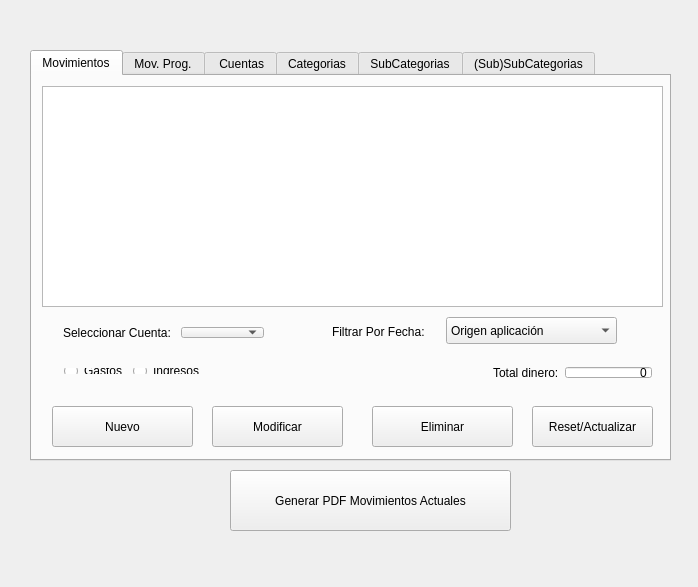
<?xml version="1.0" encoding="UTF-8"?>
<ui version="4.0">
 <class>MainWindow</class>
 <widget class="QMainWindow" name="MainWindow">
  <property name="geometry">
   <rect>
    <x>0</x>
    <y>0</y>
    <width>698</width>
    <height>587</height>
   </rect>
  </property>
  <property name="windowTitle">
   <string>qtcash</string>
  </property>
  <property name="inputMethodHints">
   <set>Qt::ImhNone</set>
  </property>
  <widget class="QWidget" name="centralWidget">
   <widget class="QTabWidget" name="tabWidget">
    <property name="geometry">
     <rect>
      <x>30</x>
      <y>50</y>
      <width>641</width>
      <height>411</height>
     </rect>
    </property>
    <property name="currentIndex">
     <number>0</number>
    </property>
    <widget class="QWidget" name="tabMov">
     <attribute name="title">
      <string>Movimientos</string>
     </attribute>
     <widget class="QTableView" name="tablaMov">
      <property name="geometry">
       <rect>
        <x>10</x>
        <y>10</y>
        <width>621</width>
        <height>221</height>
       </rect>
      </property>
      <property name="editTriggers">
       <set>QAbstractItemView::NoEditTriggers</set>
      </property>
     </widget>
     <widget class="QWidget" name="layoutWidget">
      <property name="geometry">
       <rect>
        <x>20</x>
        <y>240</y>
        <width>223</width>
        <height>33</height>
       </rect>
      </property>
      <layout class="QHBoxLayout" name="horizontalLayout_2">
       <item>
        <widget class="QLabel" name="label_2">
         <property name="text">
          <string>Seleccionar Cuenta: </string>
         </property>
        </widget>
       </item>
       <item>
        <widget class="QComboBox" name="comboBoxCuentas"/>
       </item>
      </layout>
     </widget>
     <widget class="QPushButton" name="resetMov">
      <property name="geometry">
       <rect>
        <x>500</x>
        <y>330</y>
        <width>121</width>
        <height>41</height>
       </rect>
      </property>
      <property name="text">
       <string>Reset/Actualizar</string>
      </property>
     </widget>
     <widget class="QPushButton" name="nuevoMov">
      <property name="geometry">
       <rect>
        <x>20</x>
        <y>330</y>
        <width>141</width>
        <height>41</height>
       </rect>
      </property>
      <property name="text">
       <string>Nuevo</string>
      </property>
     </widget>
     <widget class="QPushButton" name="borrarMov">
      <property name="geometry">
       <rect>
        <x>340</x>
        <y>330</y>
        <width>141</width>
        <height>41</height>
       </rect>
      </property>
      <property name="text">
       <string>Eliminar</string>
      </property>
     </widget>
     <widget class="QWidget" name="layoutWidget1">
      <property name="geometry">
       <rect>
        <x>450</x>
        <y>280</y>
        <width>181</width>
        <height>33</height>
       </rect>
      </property>
      <layout class="QHBoxLayout" name="horizontalLayout">
       <item>
        <widget class="QLabel" name="label">
         <property name="text">
          <string>Total dinero:</string>
         </property>
        </widget>
       </item>
       <item>
        <widget class="QLineEdit" name="totalPasta">
         <property name="layoutDirection">
          <enum>Qt::LeftToRight</enum>
         </property>
         <property name="autoFillBackground">
          <bool>false</bool>
         </property>
         <property name="text">
          <string>0</string>
         </property>
         <property name="alignment">
          <set>Qt::AlignRight|Qt::AlignTrailing|Qt::AlignVCenter</set>
         </property>
         <property name="readOnly">
          <bool>true</bool>
         </property>
        </widget>
       </item>
      </layout>
     </widget>
     <widget class="QPushButton" name="modificarMov">
      <property name="geometry">
       <rect>
        <x>180</x>
        <y>330</y>
        <width>131</width>
        <height>41</height>
       </rect>
      </property>
      <property name="text">
       <string>Modificar</string>
      </property>
     </widget>
     <widget class="QLabel" name="label_3">
      <property name="geometry">
       <rect>
        <x>300</x>
        <y>240</y>
        <width>108</width>
        <height>31</height>
       </rect>
      </property>
      <property name="text">
       <string>Filtrar Por Fecha:</string>
      </property>
     </widget>
     <widget class="QComboBox" name="boxFiltroData">
      <property name="geometry">
       <rect>
        <x>414</x>
        <y>241</y>
        <width>171</width>
        <height>27</height>
       </rect>
      </property>
      <item>
       <property name="text">
        <string>Origen aplicación</string>
       </property>
      </item>
      <item>
       <property name="text">
        <string>Último año</string>
       </property>
      </item>
      <item>
       <property name="text">
        <string>Últimos tres meses</string>
       </property>
      </item>
      <item>
       <property name="text">
        <string>Último mes</string>
       </property>
      </item>
     </widget>
     <widget class="QWidget" name="layoutWidget2">
      <property name="geometry">
       <rect>
        <x>21</x>
        <y>281</y>
        <width>172</width>
        <height>28</height>
       </rect>
      </property>
      <layout class="QFormLayout" name="formLayout">
       <item row="0" column="0">
        <widget class="QRadioButton" name="radioGastos">
         <property name="text">
          <string>Gastos</string>
         </property>
         <property name="checked">
          <bool>false</bool>
         </property>
         <property name="autoExclusive">
          <bool>true</bool>
         </property>
        </widget>
       </item>
       <item row="0" column="1">
        <widget class="QRadioButton" name="radioIngresos">
         <property name="text">
          <string>Ingresos</string>
         </property>
         <property name="checkable">
          <bool>true</bool>
         </property>
         <property name="checked">
          <bool>false</bool>
         </property>
        </widget>
       </item>
      </layout>
     </widget>
    </widget>
    <widget class="QWidget" name="tab_3">
     <attribute name="title">
      <string>Mov. Prog.</string>
     </attribute>
     <widget class="QTableView" name="tablaMovProg">
      <property name="geometry">
       <rect>
        <x>10</x>
        <y>10</y>
        <width>621</width>
        <height>251</height>
       </rect>
      </property>
      <property name="editTriggers">
       <set>QAbstractItemView::NoEditTriggers</set>
      </property>
     </widget>
     <widget class="QPushButton" name="modificarMov_3">
      <property name="geometry">
       <rect>
        <x>250</x>
        <y>290</y>
        <width>131</width>
        <height>41</height>
       </rect>
      </property>
      <property name="text">
       <string>Modificar</string>
      </property>
     </widget>
     <widget class="QPushButton" name="borrarMov_3">
      <property name="geometry">
       <rect>
        <x>450</x>
        <y>290</y>
        <width>141</width>
        <height>41</height>
       </rect>
      </property>
      <property name="text">
       <string>Eliminar</string>
      </property>
     </widget>
     <widget class="QPushButton" name="nuevoMov_3">
      <property name="geometry">
       <rect>
        <x>40</x>
        <y>290</y>
        <width>141</width>
        <height>41</height>
       </rect>
      </property>
      <property name="text">
       <string>Nuevo</string>
      </property>
     </widget>
    </widget>
    <widget class="QWidget" name="tabCateg">
     <attribute name="title">
      <string> Cuentas</string>
     </attribute>
     <widget class="QTableView" name="tablaCuentas">
      <property name="geometry">
       <rect>
        <x>10</x>
        <y>10</y>
        <width>291</width>
        <height>351</height>
       </rect>
      </property>
     </widget>
     <widget class="QPushButton" name="nuevaCuenta">
      <property name="geometry">
       <rect>
        <x>400</x>
        <y>150</y>
        <width>161</width>
        <height>41</height>
       </rect>
      </property>
      <property name="text">
       <string>Nueva</string>
      </property>
     </widget>
     <widget class="QPushButton" name="borrarCuenta">
      <property name="geometry">
       <rect>
        <x>400</x>
        <y>90</y>
        <width>161</width>
        <height>41</height>
       </rect>
      </property>
      <property name="text">
       <string>Eliminar Seleccionada</string>
      </property>
     </widget>
     <widget class="QPlainTextEdit" name="plainTextEdit">
      <property name="geometry">
       <rect>
        <x>330</x>
        <y>20</y>
        <width>291</width>
        <height>61</height>
       </rect>
      </property>
      <property name="plainText">
       <string>Para modificar la cuenta hacer doble click en la tabla izquerda.</string>
      </property>
      <property name="textInteractionFlags">
       <set>Qt::TextSelectableByKeyboard|Qt::TextSelectableByMouse</set>
      </property>
     </widget>
     <widget class="QGroupBox" name="groupBox">
      <property name="geometry">
       <rect>
        <x>360</x>
        <y>210</y>
        <width>251</width>
        <height>141</height>
       </rect>
      </property>
      <property name="title">
       <string>Seleccionar Cuenta</string>
      </property>
      <widget class="QPushButton" name="dineroGlobal">
       <property name="geometry">
        <rect>
         <x>20</x>
         <y>60</y>
         <width>71</width>
         <height>27</height>
        </rect>
       </property>
       <property name="text">
        <string>TODAS</string>
       </property>
      </widget>
      <widget class="QComboBox" name="tabCuentasBox">
       <property name="geometry">
        <rect>
         <x>100</x>
         <y>60</y>
         <width>121</width>
         <height>27</height>
        </rect>
       </property>
      </widget>
      <widget class="QWidget" name="layoutWidget3">
       <property name="geometry">
        <rect>
         <x>20</x>
         <y>110</y>
         <width>201</width>
         <height>33</height>
        </rect>
       </property>
       <layout class="QHBoxLayout" name="horizontalLayout_3">
        <item>
         <widget class="QLabel" name="label_4">
          <property name="text">
           <string>Total dinero:</string>
          </property>
         </widget>
        </item>
        <item>
         <widget class="QLineEdit" name="tabCuentasTotal">
          <property name="layoutDirection">
           <enum>Qt::LeftToRight</enum>
          </property>
          <property name="alignment">
           <set>Qt::AlignRight|Qt::AlignTrailing|Qt::AlignVCenter</set>
          </property>
          <property name="readOnly">
           <bool>true</bool>
          </property>
         </widget>
        </item>
       </layout>
      </widget>
      <widget class="QPushButton" name="pushButton">
       <property name="geometry">
        <rect>
         <x>140</x>
         <y>30</y>
         <width>81</width>
         <height>21</height>
        </rect>
       </property>
       <property name="text">
        <string>Actualizar</string>
       </property>
      </widget>
     </widget>
     <zorder>groupBox</zorder>
     <zorder>tablaCuentas</zorder>
     <zorder>nuevaCuenta</zorder>
     <zorder>borrarCuenta</zorder>
     <zorder>plainTextEdit</zorder>
    </widget>
    <widget class="QWidget" name="tab">
     <attribute name="title">
      <string>Categorias</string>
     </attribute>
     <widget class="QTableView" name="tablaCateg">
      <property name="geometry">
       <rect>
        <x>10</x>
        <y>10</y>
        <width>331</width>
        <height>351</height>
       </rect>
      </property>
      <property name="editTriggers">
       <set>QAbstractItemView::NoEditTriggers</set>
      </property>
     </widget>
     <widget class="QPushButton" name="nuevaCategoria">
      <property name="geometry">
       <rect>
        <x>390</x>
        <y>20</y>
        <width>161</width>
        <height>71</height>
       </rect>
      </property>
      <property name="text">
       <string>Nueva</string>
      </property>
     </widget>
     <widget class="QPushButton" name="borrarCateg">
      <property name="geometry">
       <rect>
        <x>390</x>
        <y>270</y>
        <width>161</width>
        <height>71</height>
       </rect>
      </property>
      <property name="text">
       <string>Eliminar</string>
      </property>
     </widget>
     <widget class="QPushButton" name="modificarCat">
      <property name="geometry">
       <rect>
        <x>390</x>
        <y>150</y>
        <width>161</width>
        <height>71</height>
       </rect>
      </property>
      <property name="text">
       <string>Modificar</string>
      </property>
     </widget>
    </widget>
    <widget class="QWidget" name="tabCuentas">
     <attribute name="title">
      <string>SubCategorias</string>
     </attribute>
     <widget class="QTableView" name="tablaSub">
      <property name="geometry">
       <rect>
        <x>10</x>
        <y>10</y>
        <width>321</width>
        <height>361</height>
       </rect>
      </property>
      <property name="editTriggers">
       <set>QAbstractItemView::NoEditTriggers</set>
      </property>
     </widget>
     <widget class="QPushButton" name="nuevaCategoria_3">
      <property name="geometry">
       <rect>
        <x>400</x>
        <y>20</y>
        <width>161</width>
        <height>71</height>
       </rect>
      </property>
      <property name="text">
       <string>Nueva</string>
      </property>
     </widget>
     <widget class="QPushButton" name="modificarCat_3">
      <property name="geometry">
       <rect>
        <x>400</x>
        <y>140</y>
        <width>161</width>
        <height>71</height>
       </rect>
      </property>
      <property name="text">
       <string>Modificar</string>
      </property>
     </widget>
     <widget class="QPushButton" name="borrarCateg_3">
      <property name="geometry">
       <rect>
        <x>400</x>
        <y>260</y>
        <width>161</width>
        <height>71</height>
       </rect>
      </property>
      <property name="text">
       <string>Eliminar</string>
      </property>
     </widget>
    </widget>
    <widget class="QWidget" name="tab_2">
     <attribute name="title">
      <string>(Sub)SubCategorias</string>
     </attribute>
     <widget class="QTableView" name="tablaSubSub">
      <property name="geometry">
       <rect>
        <x>10</x>
        <y>10</y>
        <width>311</width>
        <height>351</height>
       </rect>
      </property>
      <property name="editTriggers">
       <set>QAbstractItemView::NoEditTriggers</set>
      </property>
     </widget>
     <widget class="QPushButton" name="nuevaCategoria_4">
      <property name="geometry">
       <rect>
        <x>390</x>
        <y>20</y>
        <width>161</width>
        <height>71</height>
       </rect>
      </property>
      <property name="text">
       <string>Nueva</string>
      </property>
     </widget>
     <widget class="QPushButton" name="modificarCat_4">
      <property name="geometry">
       <rect>
        <x>390</x>
        <y>140</y>
        <width>161</width>
        <height>71</height>
       </rect>
      </property>
      <property name="text">
       <string>Modificar</string>
      </property>
     </widget>
     <widget class="QPushButton" name="borrarCateg_4">
      <property name="geometry">
       <rect>
        <x>390</x>
        <y>270</y>
        <width>161</width>
        <height>71</height>
       </rect>
      </property>
      <property name="text">
       <string>Eliminar</string>
      </property>
     </widget>
    </widget>
   </widget>
   <widget class="QPushButton" name="generatePdf">
    <property name="geometry">
     <rect>
      <x>230</x>
      <y>470</y>
      <width>281</width>
      <height>61</height>
     </rect>
    </property>
    <property name="text">
     <string>Generar PDF Movimientos Actuales</string>
    </property>
   </widget>
  </widget>
  <widget class="QMenuBar" name="menuBar">
   <property name="geometry">
    <rect>
     <x>0</x>
     <y>0</y>
     <width>698</width>
     <height>29</height>
    </rect>
   </property>
  </widget>
 </widget>
 <layoutdefault spacing="6" margin="11"/>
 <resources/>
 <connections/>
</ui>
